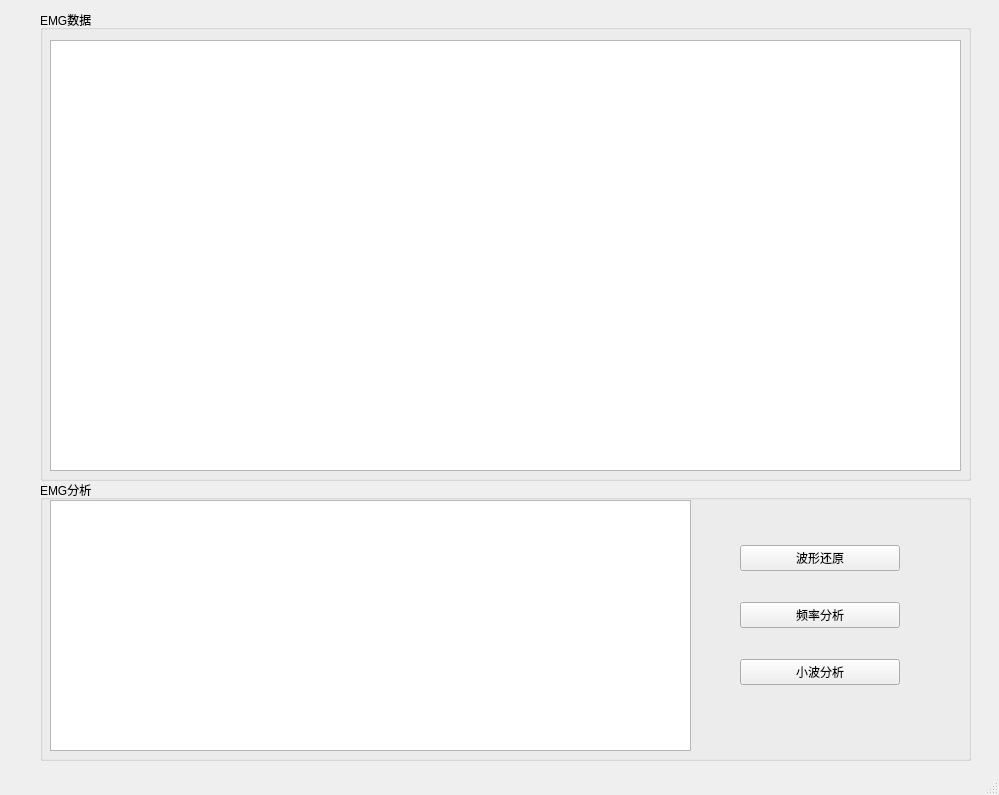
<?xml version="1.0" encoding="UTF-8"?>
<ui version="4.0">
 <class>MainWindow</class>
 <widget class="QMainWindow" name="MainWindow">
  <property name="geometry">
   <rect>
    <x>0</x>
    <y>0</y>
    <width>999</width>
    <height>795</height>
   </rect>
  </property>
  <property name="windowTitle">
   <string>MainWindow</string>
  </property>
  <widget class="QWidget" name="centralwidget">
   <widget class="QGroupBox" name="groupBox">
    <property name="geometry">
     <rect>
      <x>40</x>
      <y>10</y>
      <width>931</width>
      <height>471</height>
     </rect>
    </property>
    <property name="title">
     <string>EMG数据</string>
    </property>
    <widget class="QGraphicsView" name="graphicsView">
     <property name="geometry">
      <rect>
       <x>10</x>
       <y>30</y>
       <width>911</width>
       <height>431</height>
      </rect>
     </property>
    </widget>
   </widget>
   <widget class="QGroupBox" name="groupBox_2">
    <property name="geometry">
     <rect>
      <x>40</x>
      <y>480</y>
      <width>931</width>
      <height>281</height>
     </rect>
    </property>
    <property name="title">
     <string>EMG分析</string>
    </property>
    <widget class="QGraphicsView" name="graphicsView_2">
     <property name="geometry">
      <rect>
       <x>10</x>
       <y>20</y>
       <width>641</width>
       <height>251</height>
      </rect>
     </property>
    </widget>
    <widget class="QWidget" name="verticalLayoutWidget">
     <property name="geometry">
      <rect>
       <x>700</x>
       <y>40</y>
       <width>160</width>
       <height>191</height>
      </rect>
     </property>
     <layout class="QVBoxLayout" name="verticalLayout">
      <item>
       <widget class="QPushButton" name="pushButton">
        <property name="text">
         <string>波形还原</string>
        </property>
       </widget>
      </item>
      <item>
       <widget class="QPushButton" name="pushButton_2">
        <property name="text">
         <string>频率分析</string>
        </property>
       </widget>
      </item>
      <item>
       <widget class="QPushButton" name="pushButton_3">
        <property name="text">
         <string>小波分析</string>
        </property>
       </widget>
      </item>
     </layout>
    </widget>
   </widget>
  </widget>
  <widget class="QMenuBar" name="menubar">
   <property name="geometry">
    <rect>
     <x>0</x>
     <y>0</y>
     <width>999</width>
     <height>22</height>
    </rect>
   </property>
  </widget>
  <widget class="QStatusBar" name="statusbar"/>
 </widget>
 <resources/>
 <connections/>
</ui>
